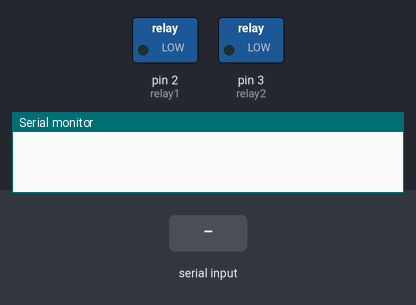
Simulated run of this sketch. Board: Arduino Uno, built with avr-gcc and run on an emulated ATmega328P. Parts: switched loads named in the sketch (green lamp = pin HIGH), the last lines printed to the serial monitor. The inputs (shaded band) are chosen by the test bench.

Above: at 1.2 s.
1.3 s: "*switch on" received over Serial
At 2.5 s:
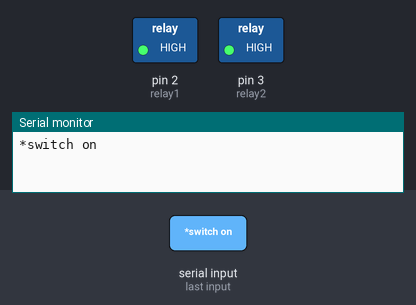
2.9 s: "*lamp of" received over Serial
At 4.1 s:
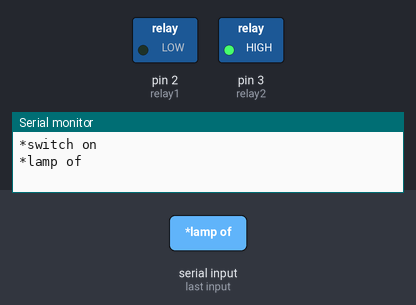
4.4 s: "*switch off" received over Serial
At 5.2 s:
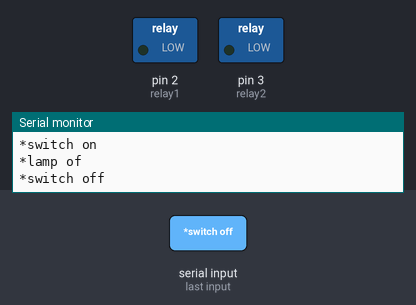
6.0 s: "*lamp on" received over Serial
At 6.5 s:
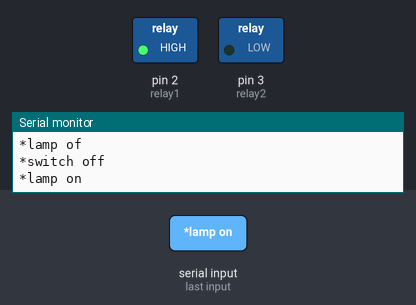
Timing chart, 0 to 8.5 s (numbered marks = the images above; inputs shaded):
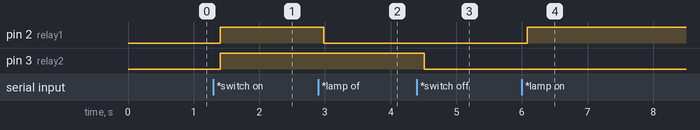

Measured:
- after the input at 1.3 s, pin 2 (relay1), pin 3 (relay2): LOW → HIGH after 0.10 s
- after the input at 2.9 s, pin 2 (relay1): HIGH → LOW after 0.08 s
- after the input at 4.4 s, pin 3 (relay2): HIGH → LOW after 0.11 s
- after the input at 6.0 s, pin 2 (relay1): LOW → HIGH after 0.08 s

The sketch:

speech_recognition.ino
```cpp
String voice;
#define relay1 2
#define relay2 3
void setup()
{
  Serial.begin(9600);
  pinMode(relay1, OUTPUT);
  pinMode(relay2, OUTPUT);
  digitalWrite(relay1, LOW);
  digitalWrite(relay2, LOW);
}
void loop()
{
  while(Serial.available())
  {
    delay(10);
    char c = Serial.read();
    if (c == '#'){
      break;
    }
    voice += c;
  }
    if (voice.length() >0)
    {
      Serial.println(voice);
      if(voice == "*switch on"){
        switchon();
      }
      else if(voice == "*switch off" || voice == "*switch of"){
        switchoff();
      }
      else if(voice == "*lamp on"){

        digitalWrite(relay1, HIGH);
      }
      else if(voice == "*lamp of" || voice == "*lamp off"){
        digitalWrite(relay1, LOW);
      }
      else if(voice == "*charger on"){
        digitalWrite(relay2, HIGH);
      }
      else if(voice == "*charger of" || voice == "*charger off"){
        digitalWrite(relay2, LOW);
      }
      voice="";
    }
}
void switchon()
{
  digitalWrite(relay1, HIGH);
  digitalWrite(relay2, HIGH);
}
void switchoff()
{
  digitalWrite(relay1, LOW);
  digitalWrite(relay2, LOW);
}
```
